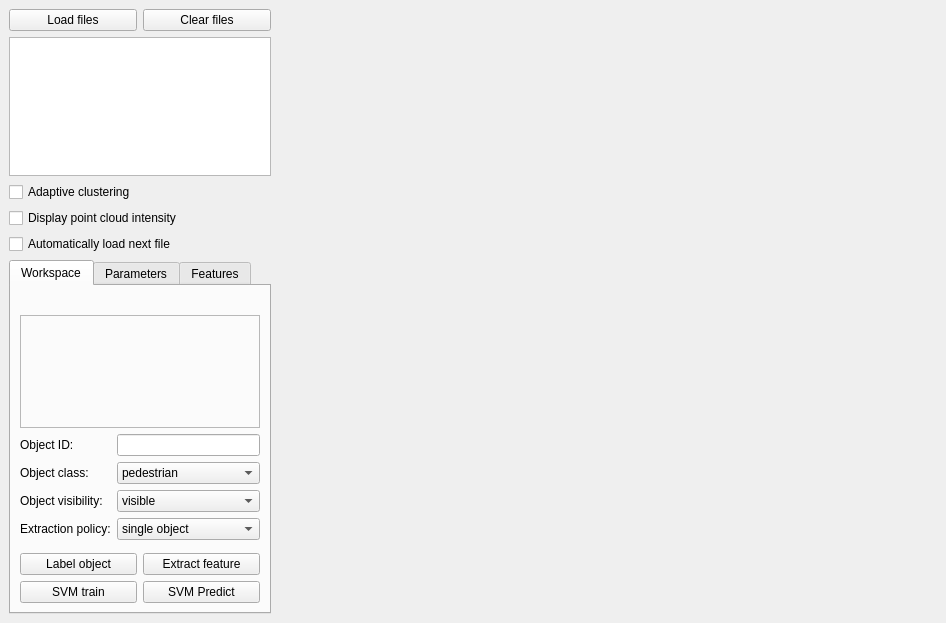
<?xml version="1.0" encoding="UTF-8"?>
<ui version="4.0">
 <class>CloudViewer</class>
 <widget class="QMainWindow" name="CloudViewer">
  <property name="windowModality">
   <enum>Qt::NonModal</enum>
  </property>
  <property name="geometry">
   <rect>
    <x>0</x>
    <y>0</y>
    <width>946</width>
    <height>623</height>
   </rect>
  </property>
  <property name="minimumSize">
   <size>
    <width>0</width>
    <height>0</height>
   </size>
  </property>
  <property name="maximumSize">
   <size>
    <width>5000</width>
    <height>5000</height>
   </size>
  </property>
  <property name="windowTitle">
   <string>L-CAS Cloud Annotation</string>
  </property>
  <widget class="QWidget" name="centralwidget">
   <layout class="QHBoxLayout" name="horizontalLayout_0">
    <item>
     <layout class="QVBoxLayout" name="verticalLayout_0">
      <item>
       <layout class="QGridLayout" name="gridLayout_1">
        <item row="0" column="0">
         <widget class="QPushButton" name="pushButton_load">
          <property name="text">
           <string>Load files</string>
          </property>
         </widget>
        </item>
        <item row="0" column="1">
         <widget class="QPushButton" name="pushButton_clear">
          <property name="text">
           <string>Clear files</string>
          </property>
         </widget>
        </item>
       </layout>
      </item>
      <item>
       <widget class="QListWidget" name="listWidget_files"/>
      </item>
      <item>
       <widget class="QCheckBox" name="checkBox_adaptive">
        <property name="text">
         <string>Adaptive clustering</string>
        </property>
       </widget>
      </item>
      <item>
       <widget class="QCheckBox" name="checkBox_intensity">
        <property name="text">
         <string>Display point cloud intensity</string>
        </property>
       </widget>
      </item>
      <item>
       <widget class="QCheckBox" name="checkBox_next">
        <property name="text">
         <string>Automatically load next file</string>
        </property>
       </widget>
      </item>
      <item>
       <widget class="QTabWidget" name="tabWidget">
        <property name="currentIndex">
         <number>0</number>
        </property>
        <widget class="QWidget" name="tab_0">
         <attribute name="title">
          <string>Workspace</string>
         </attribute>
         <layout class="QVBoxLayout" name="verticalLayout_1">
          <item>
           <layout class="QHBoxLayout" name="horizontalLayout_1">
            <item>
             <spacer name="horizontalSpacer_0">
              <property name="orientation">
               <enum>Qt::Horizontal</enum>
              </property>
              <property name="sizeHint" stdset="0">
               <size>
                <width>40</width>
                <height>20</height>
               </size>
              </property>
             </spacer>
            </item>
            <item>
             <spacer name="horizontalSpacer_1">
              <property name="orientation">
               <enum>Qt::Horizontal</enum>
              </property>
              <property name="sizeHint" stdset="0">
               <size>
                <width>40</width>
                <height>20</height>
               </size>
              </property>
             </spacer>
            </item>
           </layout>
          </item>
          <item>
           <widget class="QFrame" name="frame_0">
            <property name="frameShape">
             <enum>QFrame::StyledPanel</enum>
            </property>
            <property name="frameShadow">
             <enum>QFrame::Plain</enum>
            </property>
            <layout class="QGridLayout" name="gridLayout_3">
             <item row="0" column="0">
              <widget class="QLabel" name="label_show">
               <property name="text">
                <string/>
               </property>
              </widget>
             </item>
            </layout>
           </widget>
          </item>
          <item>
           <layout class="QFormLayout" name="formLayout_0">
            <property name="fieldGrowthPolicy">
             <enum>QFormLayout::AllNonFixedFieldsGrow</enum>
            </property>
            <item row="0" column="0">
             <widget class="QLabel" name="label_object_id">
              <property name="text">
               <string>Object ID:</string>
              </property>
             </widget>
            </item>
            <item row="0" column="1">
             <widget class="QLineEdit" name="lineEdit_object_id"/>
            </item>
            <item row="1" column="0">
             <widget class="QLabel" name="label_object_class">
              <property name="text">
               <string>Object class:</string>
              </property>
             </widget>
            </item>
            <item row="1" column="1">
             <widget class="QComboBox" name="comboBox_class">
              <item>
               <property name="text">
                <string>pedestrian</string>
               </property>
              </item>
              <item>
               <property name="text">
                <string>group</string>
               </property>
              </item>
              <item>
               <property name="text">
                <string>wheelchair</string>
               </property>
              </item>
              <item>
               <property name="text">
                <string>non-pedestrian</string>
               </property>
              </item>
              <item>
               <property name="text">
                <string>car</string>
               </property>
              </item>
              <item>
               <property name="text">
                <string>dontcare</string>
               </property>
              </item>
             </widget>
            </item>
            <item row="2" column="0">
             <widget class="QLabel" name="label_object_visibility">
              <property name="text">
               <string>Object visibility:</string>
              </property>
             </widget>
            </item>
            <item row="2" column="1">
             <widget class="QComboBox" name="comboBox_visibility">
              <item>
               <property name="text">
                <string>visible</string>
               </property>
              </item>
              <item>
               <property name="text">
                <string>Partially visible</string>
               </property>
              </item>
             </widget>
            </item>
            <item row="3" column="0">
             <widget class="QLabel" name="label_extraction_policy">
              <property name="text">
               <string>Extraction policy:</string>
              </property>
             </widget>
            </item>
            <item row="3" column="1">
             <widget class="QComboBox" name="comboBox_policy">
              <item>
               <property name="text">
                <string>single object</string>
               </property>
              </item>
              <item>
               <property name="text">
                <string>single file</string>
               </property>
              </item>
              <item>
               <property name="text">
                <string>multiple files</string>
               </property>
              </item>
             </widget>
            </item>
           </layout>
          </item>
          <item>
           <layout class="QGridLayout" name="gridLayout">
            <item row="0" column="0">
             <widget class="QPushButton" name="pushButton_label">
              <property name="text">
               <string>Label object</string>
              </property>
             </widget>
            </item>
            <item row="0" column="1">
             <widget class="QPushButton" name="pushButton_extract">
              <property name="text">
               <string>Extract feature</string>
              </property>
             </widget>
            </item>
            <item row="1" column="0">
             <widget class="QPushButton" name="pushButton_train">
              <property name="text">
               <string>SVM train</string>
              </property>
             </widget>
            </item>
            <item row="1" column="1">
             <widget class="QPushButton" name="pushButton_predict">
              <property name="text">
               <string>SVM Predict</string>
              </property>
             </widget>
            </item>
           </layout>
          </item>
         </layout>
        </widget>
        <widget class="QWidget" name="tab_1">
         <attribute name="title">
          <string>Parameters</string>
         </attribute>
         <layout class="QFormLayout" name="formLayout_1">
          <property name="fieldGrowthPolicy">
           <enum>QFormLayout::AllNonFixedFieldsGrow</enum>
          </property>
          <item row="0" column="0">
           <widget class="QLabel" name="label_bottom_top_removing">
            <property name="font">
             <font>
              <weight>75</weight>
              <bold>true</bold>
             </font>
            </property>
            <property name="text">
             <string>Bottom-top removing:</string>
            </property>
           </widget>
          </item>
          <item row="1" column="0">
           <widget class="QLabel" name="label_bottominterval">
            <property name="text">
             <string>BottomInterval:</string>
            </property>
           </widget>
          </item>
          <item row="1" column="1">
           <widget class="QLineEdit" name="bottominterval">
            <property name="text">
             <string>0.8</string>
            </property>
           </widget>
          </item>
          <item row="2" column="0">
           <widget class="QLabel" name="label_topinterval">
            <property name="text">
             <string>TopInterval:</string>
            </property>
           </widget>
          </item>
          <item row="2" column="1">
           <widget class="QLineEdit" name="topinterval">
            <property name="text">
             <string>2.0</string>
            </property>
           </widget>
          </item>
          <item row="3" column="0">
           <widget class="QLabel" name="label_euclidean_clustering">
            <property name="font">
             <font>
              <weight>75</weight>
              <bold>true</bold>
             </font>
            </property>
            <property name="text">
             <string>Euclidean clustering:</string>
            </property>
           </widget>
          </item>
          <item row="4" column="0">
           <widget class="QLabel" name="label_clustertolerance">
            <property name="text">
             <string>ClusterTolerance:</string>
            </property>
           </widget>
          </item>
          <item row="4" column="1">
           <widget class="QLineEdit" name="clustertolerance">
            <property name="text">
             <string>0.5</string>
            </property>
           </widget>
          </item>
          <item row="5" column="0">
           <widget class="QLabel" name="label_minclustersize">
            <property name="text">
             <string>MinClusterSize:</string>
            </property>
           </widget>
          </item>
          <item row="5" column="1">
           <widget class="QLineEdit" name="minclustersize">
            <property name="text">
             <string>5</string>
            </property>
           </widget>
          </item>
          <item row="6" column="0">
           <widget class="QLabel" name="label_maxclustersize">
            <property name="text">
             <string>MaxClusterSize:</string>
            </property>
           </widget>
          </item>
          <item row="6" column="1">
           <widget class="QLineEdit" name="maxclustersize">
            <property name="text">
             <string>30000</string>
            </property>
           </widget>
          </item>
          <item row="7" column="0">
           <widget class="QLabel" name="label_filtering">
            <property name="font">
             <font>
              <weight>75</weight>
              <bold>true</bold>
             </font>
            </property>
            <property name="text">
             <string>Cluster filtering:</string>
            </property>
           </widget>
          </item>
          <item row="8" column="0">
           <widget class="QLabel" name="label_minlwh">
            <property name="text">
             <string>MinLWH:</string>
            </property>
           </widget>
          </item>
          <item row="8" column="1">
           <widget class="QLineEdit" name="minlwh">
            <property name="text">
             <string>0.2</string>
            </property>
           </widget>
          </item>
          <item row="9" column="0">
           <widget class="QLabel" name="label_maxlwh">
            <property name="text">
             <string>MaxLWH:</string>
            </property>
           </widget>
          </item>
          <item row="9" column="1">
           <widget class="QLineEdit" name="maxlwh">
            <property name="text">
             <string>2.0</string>
            </property>
           </widget>
          </item>
          <item row="10" column="0">
           <widget class="QLabel" name="label_distancetoground">
            <property name="text">
             <string>DistanceToGround:</string>
            </property>
           </widget>
          </item>
          <item row="10" column="1">
           <widget class="QLineEdit" name="distancetoground">
            <property name="text">
             <string>0.5</string>
            </property>
           </widget>
          </item>
          <item row="11" column="1">
           <widget class="QPushButton" name="pushButton_reload">
            <property name="text">
             <string>Reload</string>
            </property>
           </widget>
          </item>
         </layout>
        </widget>
        <widget class="QWidget" name="tab_2">
         <attribute name="title">
          <string>Features</string>
         </attribute>
         <layout class="QVBoxLayout" name="verticalLayout_2">
          <item>
           <widget class="QLabel" name="label_pedestrain">
            <property name="font">
             <font>
              <weight>75</weight>
              <bold>true</bold>
             </font>
            </property>
            <property name="text">
             <string>Pedestrian:</string>
            </property>
           </widget>
          </item>
          <item>
           <widget class="QCheckBox" name="checkBox_trunk">
            <property name="text">
             <string>trunk &amp;&amp; legs</string>
            </property>
           </widget>
          </item>
          <item>
           <widget class="QCheckBox" name="checkBox_slice">
            <property name="text">
             <string>slice feature</string>
            </property>
           </widget>
          </item>
          <item>
           <widget class="QCheckBox" name="checkBox_bins">
            <property name="text">
             <string>histogram bins</string>
            </property>
           </widget>
          </item>
          <item>
           <spacer name="verticalSpacer_1">
            <property name="orientation">
             <enum>Qt::Vertical</enum>
            </property>
            <property name="sizeHint" stdset="0">
             <size>
              <width>20</width>
              <height>40</height>
             </size>
            </property>
           </spacer>
          </item>
         </layout>
        </widget>
       </widget>
      </item>
     </layout>
    </item>
    <item>
     <widget class="QVTKWidget" name="qvtkWidget" native="true">
      <property name="sizePolicy">
       <sizepolicy hsizetype="Expanding" vsizetype="Expanding">
        <horstretch>50</horstretch>
        <verstretch>0</verstretch>
       </sizepolicy>
      </property>
      <property name="minimumSize">
       <size>
        <width>640</width>
        <height>480</height>
       </size>
      </property>
     </widget>
    </item>
   </layout>
  </widget>
 </widget>
 <customwidgets>
  <customwidget>
   <class>QVTKWidget</class>
   <extends>QWidget</extends>
   <header>QVTKWidget.h</header>
  </customwidget>
 </customwidgets>
 <resources>
  <include location="resources.qrc"/>
 </resources>
 <connections>
  <connection>
   <sender>pushButton_clear</sender>
   <signal>clicked()</signal>
   <receiver>listWidget_files</receiver>
   <slot>clear()</slot>
   <hints>
    <hint type="sourcelabel">
     <x>189</x>
     <y>32</y>
    </hint>
    <hint type="destinationlabel">
     <x>190</x>
     <y>75</y>
    </hint>
   </hints>
  </connection>
 </connections>
</ui>
